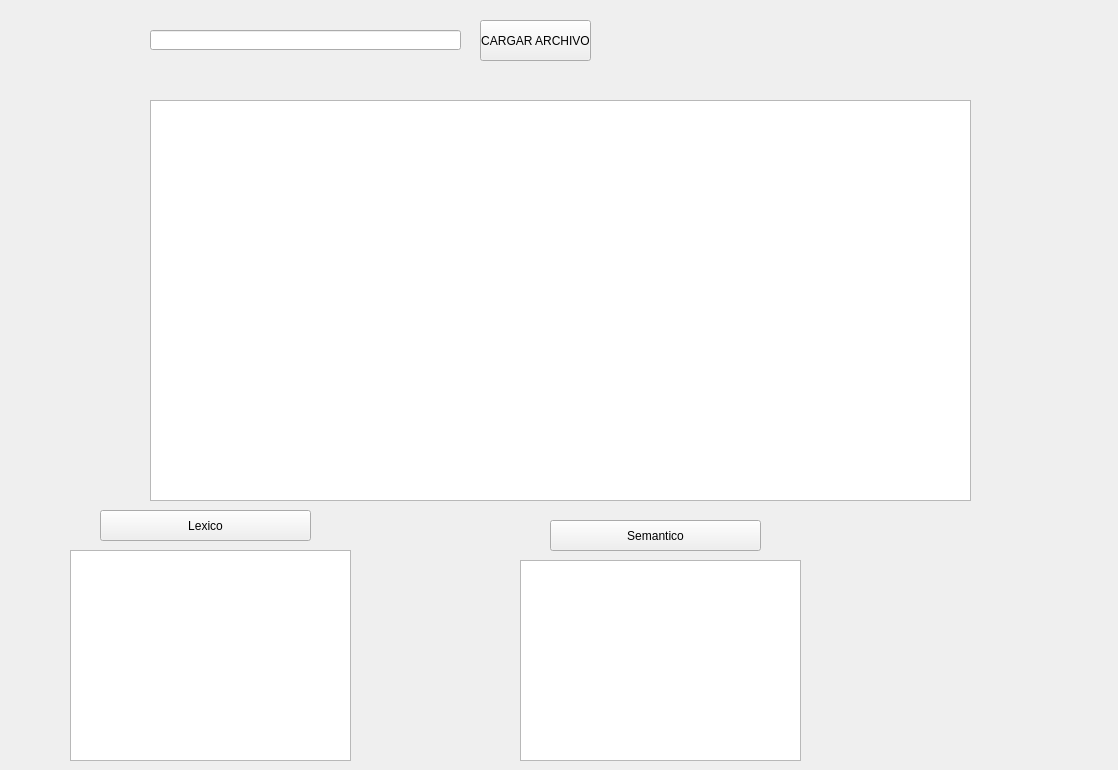
<?xml version="1.0" encoding="UTF-8"?>
<ui version="4.0">
 <class>Form</class>
 <widget class="QWidget" name="Form">
  <property name="geometry">
   <rect>
    <x>0</x>
    <y>0</y>
    <width>1118</width>
    <height>770</height>
   </rect>
  </property>
  <property name="windowTitle">
   <string>Form</string>
  </property>
  <widget class="QPushButton" name="cargarPushButton">
   <property name="geometry">
    <rect>
     <x>480</x>
     <y>20</y>
     <width>111</width>
     <height>41</height>
    </rect>
   </property>
   <property name="text">
    <string>CARGAR ARCHIVO</string>
   </property>
  </widget>
  <widget class="QLineEdit" name="UrlLineEdit">
   <property name="geometry">
    <rect>
     <x>150</x>
     <y>30</y>
     <width>311</width>
     <height>20</height>
    </rect>
   </property>
  </widget>
  <widget class="QPlainTextEdit" name="TxtPlainTextEdit">
   <property name="geometry">
    <rect>
     <x>150</x>
     <y>100</y>
     <width>821</width>
     <height>401</height>
    </rect>
   </property>
   <property name="font">
    <font>
     <pointsize>16</pointsize>
    </font>
   </property>
  </widget>
  <widget class="QPushButton" name="pushButton">
   <property name="geometry">
    <rect>
     <x>100</x>
     <y>510</y>
     <width>211</width>
     <height>31</height>
    </rect>
   </property>
   <property name="text">
    <string>Lexico</string>
   </property>
  </widget>
  <widget class="QPlainTextEdit" name="LexplainTextEdit">
   <property name="geometry">
    <rect>
     <x>70</x>
     <y>550</y>
     <width>281</width>
     <height>211</height>
    </rect>
   </property>
   <property name="font">
    <font>
     <pointsize>12</pointsize>
    </font>
   </property>
  </widget>
  <widget class="QTextEdit" name="semanticoTextEdit">
   <property name="geometry">
    <rect>
     <x>520</x>
     <y>560</y>
     <width>281</width>
     <height>201</height>
    </rect>
   </property>
   <property name="font">
    <font>
     <pointsize>12</pointsize>
    </font>
   </property>
  </widget>
  <widget class="QPushButton" name="pushButtonSemantico">
   <property name="geometry">
    <rect>
     <x>550</x>
     <y>520</y>
     <width>211</width>
     <height>31</height>
    </rect>
   </property>
   <property name="text">
    <string>Semantico</string>
   </property>
  </widget>
 </widget>
 <resources/>
 <connections/>
</ui>
